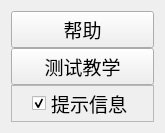
<?xml version="1.0" encoding="UTF-8"?>
<ui version="4.0">
 <class>QSttAssistMenuWidget</class>
 <widget class="QWidget" name="QSttAssistMenuWidget">
  <property name="geometry">
   <rect>
    <x>0</x>
    <y>0</y>
    <width>165</width>
    <height>125</height>
   </rect>
  </property>
  <property name="font">
   <font>
    <family>Agency FB</family>
    <pointsize>14</pointsize>
   </font>
  </property>
  <property name="windowTitle">
   <string>Form</string>
  </property>
  <property name="styleSheet">
   <string notr="true"/>
  </property>
  <layout class="QVBoxLayout" name="verticalLayout_2">
   <property name="spacing">
    <number>0</number>
   </property>
   <item>
    <widget class="QPushButton" name="m_btnHelp">
     <property name="text">
      <string>帮助</string>
     </property>
    </widget>
   </item>
   <item>
    <widget class="QPushButton" name="m_btnTestTeach">
     <property name="text">
      <string>测试教学</string>
     </property>
    </widget>
   </item>
   <item>
    <widget class="QFrame" name="frame">
     <property name="styleSheet">
      <string notr="true">background-color: qconicalgradient(angle:179.9, 
		stop:0.494318 rgba(214, 214, 214, 255), stop:0.5 rgba(236, 236, 236, 255));</string>
     </property>
     <property name="frameShape">
      <enum>QFrame::StyledPanel</enum>
     </property>
     <property name="frameShadow">
      <enum>QFrame::Raised</enum>
     </property>
     <layout class="QHBoxLayout" name="horizontalLayout">
      <property name="spacing">
       <number>0</number>
      </property>
      <property name="topMargin">
       <number>0</number>
      </property>
      <property name="bottomMargin">
       <number>0</number>
      </property>
      <item>
       <spacer name="horizontalSpacer">
        <property name="orientation">
         <enum>Qt::Horizontal</enum>
        </property>
        <property name="sizeHint" stdset="0">
         <size>
          <width>40</width>
          <height>20</height>
         </size>
        </property>
       </spacer>
      </item>
      <item>
       <widget class="QSttCheckBox" name="m_ChkShowTips">
        <property name="enabled">
         <bool>true</bool>
        </property>
        <property name="font">
         <font>
          <pointsize>14</pointsize>
         </font>
        </property>
        <property name="acceptDrops">
         <bool>false</bool>
        </property>
        <property name="text">
         <string>提示信息</string>
        </property>
        <property name="checkable">
         <bool>true</bool>
        </property>
        <property name="checked">
         <bool>true</bool>
        </property>
        <property name="tristate">
         <bool>false</bool>
        </property>
       </widget>
      </item>
      <item>
       <spacer name="horizontalSpacer_2">
        <property name="orientation">
         <enum>Qt::Horizontal</enum>
        </property>
        <property name="sizeHint" stdset="0">
         <size>
          <width>40</width>
          <height>20</height>
         </size>
        </property>
       </spacer>
      </item>
     </layout>
    </widget>
   </item>
  </layout>
 </widget>
 <customwidgets>
  <customwidget>
   <class>QSttCheckBox</class>
   <extends>QCheckBox</extends>
   <header>../../../Module/UI/Controls/SttCheckBox.h</header>
  </customwidget>
 </customwidgets>
 <resources/>
 <connections/>
</ui>
